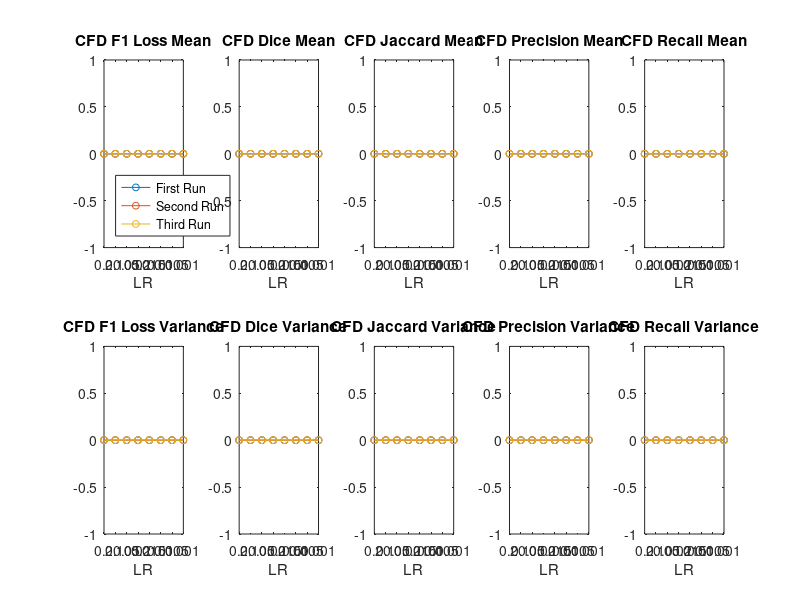

The MATLAB script that drew this image:
dinfo = dir('*.log');

data(:,:,:) = zeros(8, 10, 3);
% LR x Value x Iteration

% Learning rates 0.2 0.1 0.05 0.02 0.015 0.01 0.005 0.001

for n = 1 : length(dinfo)
    fileName = dinfo(n).name;
    lr = str2double(append("0.", erase(fileName, ["CFD", ".log", "First", "Second", "Third"])));
    
    if lr == 0.2
        lrIDX = 1;
    elseif lr == 0.1
        lrIDX = 2;
    elseif lr == 0.05
        lrIDX = 3;
    elseif lr == 0.02
        lrIDX = 4;
    elseif lr == 0.015
        lrIDX = 5;
    elseif lr == 0.01
        lrIDX = 6;
    elseif lr == 0.005
        lrIDX = 7;
    elseif lr == 0.001
        lrIDX = 8;
    end
    
    iteration = erase(fileName, ["Crack", ".log"]);
    index = find(isletter(iteration), 1);
    iteration(1:index-1) = [];
    
    if strcmp(iteration, 'First')
        iterIDX = 1;
    elseif strcmp(iteration, 'Second')
        iterIDX = 2;
    else
        iterIDX = 3;
    end
    
    FID = fopen(fileName);
    fileData = textscan(FID, '%s');
    fclose(FID);
    
    % Idx 4 & 5 = F1 Loss mean & variance
    % Idx 8 & 9 = Dice mean & variance
    % Idx 12 & 13 = Jaccard mean & variance
    % Idx 16 & 17 = Precision mean & variance
    % Idx 20 & 21 = Recall mean & variance
    stringData = string(fileData{:});
    
    data(lrIDX, 1, iterIDX) = str2double(stringData{4});
    data(lrIDX, 2, iterIDX) = str2double(stringData{5});
    data(lrIDX, 3, iterIDX) = str2double(stringData{8});
    data(lrIDX, 4, iterIDX) = str2double(stringData{9});
    data(lrIDX, 5, iterIDX) = str2double(stringData{12});
    data(lrIDX, 6, iterIDX) = str2double(stringData{13});
    data(lrIDX, 7, iterIDX) = str2double(stringData{16});
    data(lrIDX, 8, iterIDX) = str2double(stringData{17});
    data(lrIDX, 9, iterIDX) = str2double(stringData{20});
    data(lrIDX, 10, iterIDX) = str2double(stringData{21});
    
    data(isnan(data))=0;
end

subplot(2, 5, 1);
plot(data(:, 1, 1), '-o', 'MarkerSize', 5);
hold on;
plot(data(:, 1, 2), '-o', 'MarkerSize', 5);
plot(data(:, 1, 3), '-o', 'MarkerSize', 5);
hold off;
xticks([1, 2, 3, 4, 5, 6, 7, 8]);
xticklabels({0.2, 0.1, 0.05, 0.02, 0.015, 0.01, 0.005, 0.001});
xtickangle(45);
legend({'First Run', 'Second Run', 'Third Run'},'Location','southwest')
xlabel('LR') 
title('CFD F1 Loss Mean');

subplot(2, 5, 6);
plot(data(:, 2, 1), '-o', 'MarkerSize', 5);
hold on;
plot(data(:, 2, 2), '-o', 'MarkerSize', 5);
plot(data(:, 2, 3), '-o', 'MarkerSize', 5);
hold off;
xticks([1, 2, 3, 4, 5, 6, 7, 8]);
xticklabels({0.2, 0.1, 0.05, 0.02, 0.015, 0.01, 0.005, 0.001});
xtickangle(45);
xlabel('LR') 
title('CFD F1 Loss Variance');

subplot(2, 5, 2);
plot(data(:, 3, 1), '-o', 'MarkerSize', 5);
hold on;
plot(data(:, 3, 2), '-o', 'MarkerSize', 5);
plot(data(:, 3, 3), '-o', 'MarkerSize', 5);
hold off;
xticks([1, 2, 3, 4, 5, 6, 7, 8]);
xticklabels({0.2, 0.1, 0.05, 0.02, 0.015, 0.01, 0.005, 0.001});
xtickangle(45);
xlabel('LR') 
title('CFD Dice Mean');

subplot(2, 5, 7);
plot(data(:, 4, 1), '-o', 'MarkerSize', 5);
hold on;
plot(data(:, 4, 2), '-o', 'MarkerSize', 5);
plot(data(:, 4, 3), '-o', 'MarkerSize', 5);
hold off;
xticks([1, 2, 3, 4, 5, 6, 7, 8]);
xticklabels({0.2, 0.1, 0.05, 0.02, 0.015, 0.01, 0.005, 0.001});
xtickangle(45);
xlabel('LR') 
title('CFD Dice Variance');

subplot(2, 5, 3);
plot(data(:, 5, 1), '-o', 'MarkerSize', 5);
hold on;
plot(data(:, 5, 2), '-o', 'MarkerSize', 5);
plot(data(:, 5, 3), '-o', 'MarkerSize', 5);
hold off;
xticks([1, 2, 3, 4, 5, 6, 7, 8]);
xticklabels({0.2, 0.1, 0.05, 0.02, 0.015, 0.01, 0.005, 0.001});
xtickangle(45);
xlabel('LR') 
title('CFD Jaccard Mean');

subplot(2, 5, 8);
plot(data(:, 6, 1), '-o', 'MarkerSize', 5);
hold on;
plot(data(:, 6, 2), '-o', 'MarkerSize', 5);
plot(data(:, 6, 3), '-o', 'MarkerSize', 5);
hold off;
xticks([1, 2, 3, 4, 5, 6, 7, 8]);
xticklabels({0.2, 0.1, 0.05, 0.02, 0.015, 0.01, 0.005, 0.001});
xtickangle(45);
xlabel('LR') 
title('CFD Jaccard Variance');

subplot(2, 5, 4);
plot(data(:, 7, 1), '-o', 'MarkerSize', 5);
hold on;
plot(data(:, 7, 2), '-o', 'MarkerSize', 5);
plot(data(:, 7, 3), '-o', 'MarkerSize', 5);
hold off;
xticks([1, 2, 3, 4, 5, 6, 7, 8]);
xticklabels({0.2, 0.1, 0.05, 0.02, 0.015, 0.01, 0.005, 0.001});
xtickangle(45);
xlabel('LR') 
title('CFD Precision Mean');

subplot(2, 5, 9);
plot(data(:, 8, 1), '-o', 'MarkerSize', 5);
hold on;
plot(data(:, 8, 2), '-o', 'MarkerSize', 5);
plot(data(:, 8, 3), '-o', 'MarkerSize', 5);
hold off;
xticks([1, 2, 3, 4, 5, 6, 7, 8]);
xticklabels({0.2, 0.1, 0.05, 0.02, 0.015, 0.01, 0.005, 0.001});
xtickangle(45);
xlabel('LR') 
title('CFD Precision Variance');

subplot(2, 5, 5);
plot(data(:, 9, 1), '-o', 'MarkerSize', 5);
hold on;
plot(data(:, 9, 2), '-o', 'MarkerSize', 5);
plot(data(:, 9, 3), '-o', 'MarkerSize', 5);
hold off;
xticks([1, 2, 3, 4, 5, 6, 7, 8]);
xticklabels({0.2, 0.1, 0.05, 0.02, 0.015, 0.01, 0.005, 0.001});
xtickangle(45);
xlabel('LR') 
title('CFD Recall Mean');

subplot(2, 5, 10);
plot(data(:, 10, 1), '-o', 'MarkerSize', 5);
hold on;
plot(data(:, 10, 2), '-o', 'MarkerSize', 5);
plot(data(:, 10, 3), '-o', 'MarkerSize', 5);
hold off;
xticks([1, 2, 3, 4, 5, 6, 7, 8]);
xticklabels({0.2, 0.1, 0.05, 0.02, 0.015, 0.01, 0.005, 0.001});
xtickangle(45);
xlabel('LR') 
title('CFD Recall Variance');
